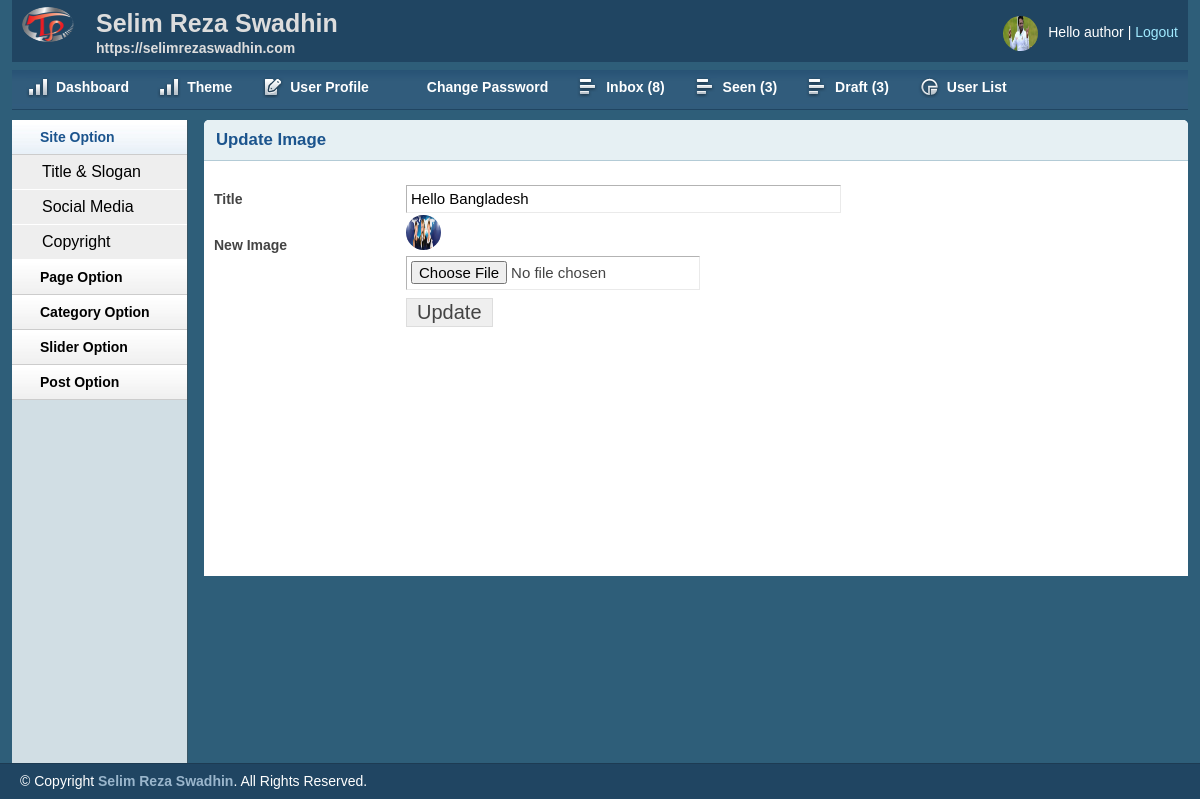
Page /admin/editslider.php?sliderid=8 (signed in) on the committed database.
### tables this page shows
CREATE TABLE `tbl_slider` (
  `id` int(11) NOT NULL,
  `title` varchar(255) NOT NULL,
  `image` varchar(255) NOT NULL
);

### lib/Database.php (called while the page is built, shortened)
<?php
Class Database{
	public $host   = DB_HOST;
	public $user   = DB_USER;
	public $pass   = DB_PASS;
	public $dbname = DB_NAME;
	public $link;
	private function connectDB(){
	$this->link = new mysqli($this->host, $this->user, $this->pass, $this->dbname);
 }
	public function select($query){
		$result = $this->link->query($query) or die($this->link->error.__LINE__);
		if($result->num_rows > 0){
			return $result;
		} else {
			return false;
		}
	}
}

### admin/editslider.php (the view, shortened to what this page needs)
<?php include'inc/header.php'; ?>
<?php include'inc/sidebar.php'; ?>
<?php
    if (!isset($_GET['sliderid']) || $_GET['sliderid'] == NULL) {
        echo "<script>window.location='sliderlist.php';</script>";
    }else{
        $sliderid=$_GET['sliderid'];
    }
?>
        <div class="grid_10">
            <div class="box round first grid">
                <h2>Update Image</h2>
                <div class="block">
                    <?php
                        $query = "SELECT * FROM tbl_slider WHERE id= '$sliderid' ORDER BY id DESC";
                        $getslider = $db->select($query);
                        if ($getslider) {
                        while ($sliderresult = $getslider->fetch_assoc()) {
                    ?>
                 <form action="" method="post" enctype="multipart/form-data">
                    <table class="form">
                        <tr>
                            <td>
                                <label>Title</label>
                            </td>
                            <td>
                                <input type="text" name="title" value="<?= $sliderresult['title']; ?>" class="medium" />
                            </td>
                        </tr>
                        <tr>
                            <td>
                                <label>New Image</label>
                            </td>
                            <td>
                                <img src="<?= $sliderresult['image']; ?>" alt="" height="100px" width="250px"><br>
                                <input name="image" type="file" />
                            </td>
                        </tr>
                        <tr>
                            <td></td>
                            <td>
                                <input type="submit" name="submit" Value="Update" />
                            </td>
                        </tr>
                    </table>
                    </form>
                    <?php }} ?>
                </div>
            </div>
        </div>
<?php include'inc/footer.php'; ?>

### admin/css/layout.css (style rules this page uses)
body { background: #fff none repeat scroll 0 0; color: #444; font-size: 14px; padding: 0; }
h1, h2, h3, h4, h5, h6 { line-height:1.2em; margin-bottom:.3em; }
h2 { margin-top:1em; }
.box { background:#fff; margin-bottom:20px; padding:10px 10px 10px 10px; margin-left:-8px; }
.box.grid { padding-bottom:40px; }
.box.round { -moz-border-radius: 5px 5px 0px 0px; -webkit-border-radius: 5px 5px 0px 0px; border-radius: 5px 5px 0px 0px; }
.box h2 { font-size:1.2em; font-weight:bold; color:#1B548D; background:#E6F0F3; margin:-10px -10px 0 -10px; padding:10px 12px; border-bottom:1px solid #B3CBD6; -moz-border-radius: 5px 5px 0px 0px; -webkit-border-radius: 5px 5px 0px 0px; border-radius: 5px 5px 0px 0px; }
.box.first { min-height: 406px; }
.block { padding-top:20px; }
table.form { width:100%; }
table.form td { padding:4px 0px; }
table.form label { font-weight:bold; }
table.form input, table.form select { font-size: 15px; padding: 4px 4px 5px 4px; border-top: 1px solid #b3b3b3; border-left: 1px solid #b3b3b3; border-right: 1px solid #eaeaea; border-bottom: 1px solid #eaeaea; }
table.form input[type="submit"] { border: 1px solid #ddd; color: #444; cursor: pointer; font-size: 20px; padding: 2px 10px; }
input.medium { width: 55%; }
.block { padding-bottom:1px; }

### admin/inc/header.php (style rules this page uses)
img { width:35px;height:35px;border-radius:50%; margin-top:-6px }

### rows in the picture
tbl_slider: title "Hello Bangladesh", image (picture)

### other values in the picture
Session::get('username') "author"
$count "8"
$count "3"
